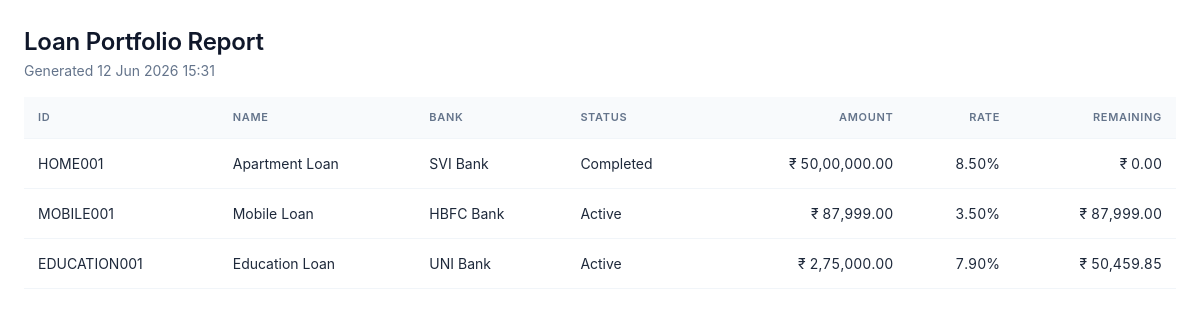
Page /reports/print (signed in) on the committed database.
### app/models.py (models this page shows, shortened)
class Loan(db.Model):
    __tablename__ = "loans"
    id = db.Column(db.Integer, primary_key=True)
    user_id = db.Column(db.Integer, db.ForeignKey("users.id"), nullable=False, index=True)
    loan_id = db.Column(db.String(40), nullable=False, index=True)  # manual unique per user
    loan_name = db.Column(db.String(120), nullable=False)
    loan_category = db.Column(db.String(50), nullable=False, default="Personal")
    bank_name = db.Column(db.String(120), nullable=False)
    loan_amount = db.Column(db.Float, nullable=False)
    interest_rate = db.Column(db.Float, nullable=False)  # annual %
    down_payment = db.Column(db.Float, default=0)
    custom_emi = db.Column(db.Float, nullable=True)
    start_date = db.Column(db.Date, nullable=False)
    tenure_months = db.Column(db.Integer, nullable=False)
    loan_status = db.Column(db.String(20), default="Active", index=True)
    remaining_balance = db.Column(db.Float, default=0)
    completion_percentage = db.Column(db.Float, default=0)
    is_archived = db.Column(db.Boolean, default=False, index=True)
    balloon_date = db.Column(db.Date, nullable=True)
    balloon_amount = db.Column(db.Float, nullable=True)
    notes = db.Column(db.Text)
    closed_at = db.Column(db.DateTime, nullable=True)
    final_amount = db.Column(db.Float, nullable=True)
    closure_notes = db.Column(db.Text, nullable=True)
    created_at = db.Column(db.DateTime, default=datetime.utcnow)
    updated_at = db.Column(db.DateTime, default=datetime.utcnow, onupdate=datetime.utcnow)
    schedules = db.relationship("Schedule", backref="loan", lazy="dynamic",
                                cascade="all, delete-orphan", order_by="Schedule.month_index")
    __table_args__ = (db.UniqueConstraint("user_id", "loan_id", name="uq_user_loanid"),)

class User(UserMixin, db.Model):
    __tablename__ = "users"
    id = db.Column(db.Integer, primary_key=True)
    full_name = db.Column(db.String(120), nullable=False)
    username = db.Column(db.String(64), unique=True, nullable=False, index=True)
    email = db.Column(db.String(160), unique=True, nullable=False, index=True)
    password_hash = db.Column(db.String(256), nullable=False)
    preferred_currency = db.Column(db.String(8), default="INR")
    preferred_date_format = db.Column(db.String(20), default="%d %b %Y")
    created_at = db.Column(db.DateTime, default=datetime.utcnow)
    loans = db.relationship("Loan", backref="owner", lazy="dynamic", cascade="all, delete-orphan")

### app/blueprints/reports.py (the view)
@reports_bp.route("/print")
@login_required
def print_view():
    loans = current_user.loans.all()
    return render_template("reports/print.html", loans=loans)

### app/templates/reports/print.html
<!doctype html>
<html><head><meta charset="utf-8"><title>Loan Report</title>
<link rel="stylesheet" href="{{ url_for('static', filename='css/styles.css') }}">
<style>body{background:#fff;padding:24px}</style></head>
<body onload="window.print()">
<h1>Loan Portfolio Report</h1>
<p style="color:var(--slate-500)">Generated {{ now.strftime('%d %b %Y %H:%M') }}</p>
<table class="tbl" style="margin-top:16px">
<thead><tr><th>ID</th><th>Name</th><th>Bank</th><th>Status</th><th class="num">Amount</th><th class="num">Rate</th><th class="num">Remaining</th></tr></thead>
<tbody>{% for l in loans %}<tr><td>{{ l.loan_id }}</td><td>{{ l.loan_name }}</td><td>{{ l.bank_name }}</td>
<td>{{ l.loan_status }}</td><td class="num">{{ l.loan_amount|money }}</td>
<td class="num">{{ '%.2f'|format(l.interest_rate) }}%</td><td class="num">{{ l.remaining_balance|money }}</td></tr>{% endfor %}</tbody></table>
</body></html>

### app/static/css/styles.css (style rules this page uses)
:root { --blue-50:#EFF6FF;--blue-100:#DBEAFE;--blue-500:#3B82F6;--blue-600:#2563EB;--blue-700:#1D4ED8;--blue-900:#1E3A8A; --emerald-50:#ECFDF5;--emerald-500:#10B981;--emerald-600:#059669; --slate-50:#F8FAFC;--slate-100:#F1F5F9;--slate-200:#E2E8F0;--slate-300:#CBD5E1;--slate-400:#94A3B8; --slate-500:#64748B;--slate-600:#475569;--slate-700:#334155;--slate-800:#1E293B;--slate-900:#0F172A; --danger:#DC2626;--warning:#F59E0B;--success:#10B981; --shadow-sm:0 1px 2px var(--shadow-color); --shadow:0 1px 3px var(--shadow-color),0 1px 2px var(--shadow-color); --shadow-lg:0 10px 30px -10px var(--shadow-color-lg); --radius:14px;--radius-sm:10px;--radius-lg:18px; --sidebar-w:248px;--topnav-h:64px; --font:'Inter',ui-sans-serif,system-ui,-apple-system,Segoe UI,Roboto,sans-serif; --bg-body: var(--slate-50); --bg-sidebar: #ffffff; --bg-topnav: #ffffff; --bg-card: #ffffff; --bg-dropdown: #ffffff; --bg-hover: var(--slate-50); --bg-input: #ffffff; --border-color: var(--slate-200); --border-light: var(--slate-100); --text-main: var(--slate-800); --text-title: var(--slate-900); --text-muted: var(--slate-500); --shadow-color: rgba(15, 23, 42, 0.05); --shadow-color-lg: rgba(15, 23, 42, 0.18); --bg-badge-pending: var(--slate-100); --text-badge-pending: var(--slate-600); }
* { box-sizing:border-box;margin:0;padding:0 }
html,body { height:100% }
body { font-family:var(--font);background:var(--bg-body);color:var(--text-main);font-size:14px;line-height:1.5;-webkit-font-smoothing:antialiased;transition:background-color 0.3s ease, color 0.3s ease }
h1,h2,h3,h4 { color:var(--text-title);font-weight:600;letter-spacing:-.01em;transition:color 0.3s ease }
h1 { font-size:24px }
table.tbl { width:100%;border-collapse:collapse }
table.tbl th { text-align:left;font-size:11px;color:var(--text-muted);text-transform:uppercase;letter-spacing:.06em;font-weight:600;padding:12px 14px;border-bottom:1px solid var(--border-light);background:var(--bg-body);position:sticky;top:0;transition:all 0.3s ease }
table.tbl td { padding:14px;border-bottom:1px solid var(--border-light);color:var(--text-main);transition:all 0.3s ease }
table.tbl td.num,table.tbl th.num { text-align:right;font-variant-numeric:tabular-nums }

### app/templates/reports/print.html (style rules this page uses)
body { background:#fff;padding:24px }

### rows in the picture
Loan: loan_id "HOME001", loan_name "Apartment Loan", bank_name "SVI Bank", loan_status "Completed", loan_amount "₹ 50,00,000.00", interest_rate "8.50", remaining_balance "₹ 0.00"
Loan: loan_id "MOBILE001", loan_name "Mobile Loan", bank_name "HBFC Bank", loan_status "Active", loan_amount "₹ 87,999.00", interest_rate "3.50", remaining_balance "₹ 87,999.00"
Loan: loan_id "EDUCATION001", loan_name "Education Loan", bank_name "UNI Bank", loan_status "Active", loan_amount "₹ 2,75,000.00", interest_rate "7.90", remaining_balance "₹ 50,459.85"
